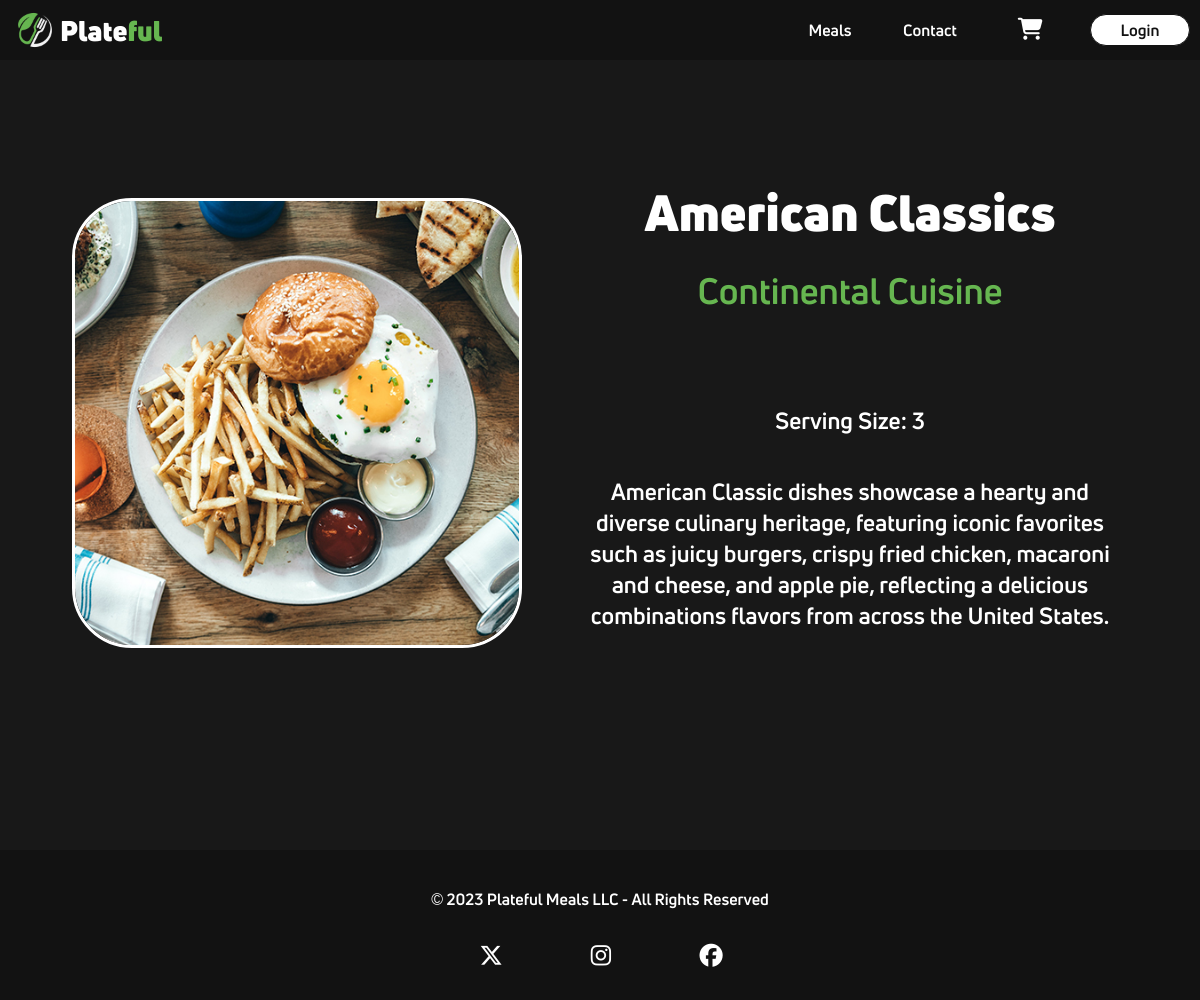
/mealdetails.php?id=1, run on the app's committed database.
### tables this page shows
CREATE TABLE `prepmeals` (
  `id` int(11) NOT NULL,
  `title` varchar(130) NOT NULL,
  `price` decimal(5,2) NOT NULL,
  `category_id` tinyint(4) NOT NULL,
  `serving_size` int(11) NOT NULL,
  `image` varchar(130) NOT NULL,
  `description` text NOT NULL
);

CREATE TABLE `categories` (
  `category_id` tinyint(4) NOT NULL,
  `Category` varchar(25) NOT NULL,
  `description` text DEFAULT NULL
);

### includes/database.php (called while the page is built, shortened)
<?php
$tblMeals = "prepmeals";
$tblCategory = "categories";

### mealdetails.php (the view, shortened to what this page needs)
<?php
require_once('includes/header.php');
require_once ('includes/database.php');
$id = filter_input(INPUT_GET, 'id', FILTER_SANITIZE_NUMBER_INT);
$sql =  "SELECT $tblMeals.*, $tblCategory.Category
 FROM $tblMeals, $tblCategory
 WHERE $tblMeals.category_id = $tblCategory.category_id
 AND id=$id";
$query = $conn->query($sql);
$row = $query->fetch_assoc();
?>
    <div class="details-wrapper">
        <div class="meal-img">
            <img src="<?=$row['image']?>" alt="<?=$row['title']?>">
        </div>
        <div class="meal-description">
            <h2><?=$row['title']?></h2>
            <h4><?= $row['Category'] ?></h4>
            <p>Serving Size: <?= $row['serving_size'] ?></p>
            <p><?= $row['description'] ?></p>
        </div>
    </div>
    </div>
<?php
include('includes/footer.php');

### www/css/styles.css (style rules this page uses)
* { margin: 0; padding: 0; box-sizing: border-box; }
html, body { height: 100%; font-family: "UniBold", sans-serif; background-color: #181818; color: #fff; }
h1, h2, h3, h4, h5, h6, p { margin-bottom: 16px; }
.details-wrapper { display: flex; min-height: 850px; align-items: center; justify-content: space-evenly; width: 88%; margin: 0 auto; }
.details-wrapper .meal-img img { width: 450px; height: 450px; object-fit: cover; border-radius: 60px; border: 3px solid #fff; }
.details-wrapper .meal-description { margin-left: 50px; display: flex; flex-direction: column; align-items: center; }
.details-wrapper .meal-description h2 { font-family: "UniBlack", sans-serif; font-size: 50px; margin-bottom: 20px; }
.details-wrapper .meal-description h4 { font-size: 36px; color: #66B650; margin-bottom: 90px; }
.details-wrapper .meal-description p { margin-bottom: 40px; font-size: 23px; max-width: 600px; text-align: center; }

### data on the page
prepmeals: title "American Classics", category.Category "Continental Cuisine", serving_size "3", description "American Classic dishes showcase a hearty and diverse culinary heritage, featuring iconic favorites such as juicy burgers, crispy fried chicken, macaroni and cheese, and apple pie, reflecting a delicious combinations flavors from across the United States."
